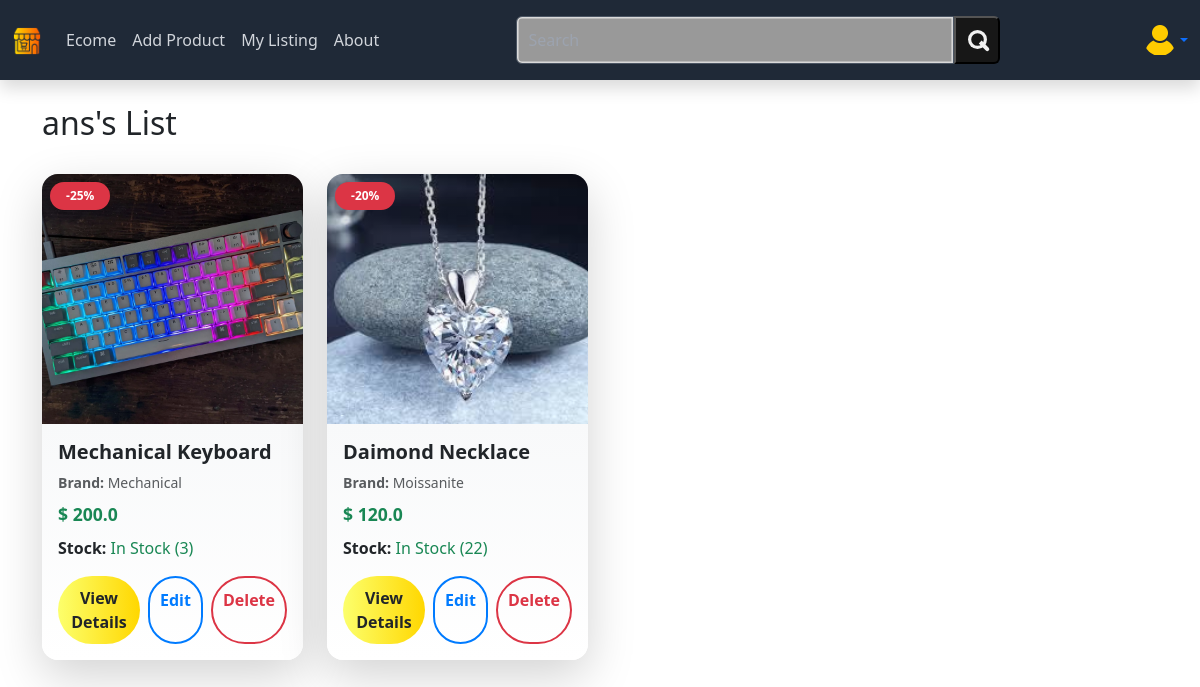
Page /my_list/ (signed in) on the committed database.
### product/models.py (models this page shows, shortened)
class Product(models.Model):
    user = models.ForeignKey(User, on_delete=models.CASCADE, null=True, blank=True)
    name = models.CharField(("Name"), max_length=100)
    image = models.ImageField(("Image"), upload_to='product_images/')
    image1 = models.ImageField(upload_to='product_images/', null=True, blank=True)
    image2 = models.ImageField(upload_to='product_images/', null=True, blank=True)
    image3 = models.ImageField(upload_to='product_images/', null=True, blank=True)
    image4 = models.ImageField(upload_to='product_images/', null=True, blank=True)
    brand = models.CharField(("Brand"),max_length=100)
    price = models.FloatField(("Price"), max_length=100)
    discount = models.IntegerField(("Discount"))
    stock = models.PositiveIntegerField(default=0)
    description = models.TextField(("Description"))

### product/views.py (the view)
# urls.py: path('my_list/', views.my_list, name='my_list'),
@login_required
def my_list(request):
    products = Product.objects.filter(user=request.user)
    return render(request, "my_list.html", {"products": products})

### templates/my_list.html (shortened to what this page needs)
{% extends "base.html" %}
{% block content %}
<h2>{{ request.user.username}}'s List</h2>
<br>
<div class="row">
  {% for product in products %}
<div class="col-md-3 mb-4">
  <div class="card shadow-lg border-0 rounded-4 h-100 overflow-hidden product-card" style="transition: transform 0.3s ease, box-shadow 0.3s ease;">
    <a href="{% url 'product_detail' product.id %}" class="position-relative d-block">
      <div class="image-container" style="position: relative; overflow: hidden; height: 250px;">
        <img src="{{ product.image.url }}"
             class="card-img-top"
             alt="{{ product.name }}"
             style="height: 100%; width: 100%; object-fit: cover; transition: transform 0.5s ease;">
        <div class="image-overlay" style="position: absolute; top: 0; left: 0; width: 100%; height: 100%; background: linear-gradient(180deg, rgba(0,0,0,0.2) 0%, rgba(0,0,0,0) 50%); transition: background 0.3s ease;"></div>
        <span class="badge bg-danger position-absolute top-0 start-0 m-2 px-3 py-2 rounded-pill" style="z-index: 1; transform: translateY(0); transition: transform 0.3s ease;">
          -{{ product.discount }}%
        </span>
      </div>
    </a>
    <div class="card-body d-flex flex-column p-3" style="background: linear-gradient(180deg, #f8f9fa 0%, #ffffff 100%);">
      <h5 class="card-title fw-bold text-dark mb-2" style="font-size: 1.25rem;">{{ product.name|truncatechars:30 }}</h5>
      <p class="mb-2 text-muted small"><strong>Brand:</strong> {{ product.brand }}</p>
      <div class="mt-auto">
        <p class="mb-2">
          <span class="text-success fw-bold" style="font-size: 1.1rem;">$ {{ product.price }}</span>
        </p>
        <p class="mb-3"><strong>Stock:</strong>
          {% if product.stock > 0 %}
            <span class="text-success">In Stock ({{ product.stock }})</span>
          {% else %}
            <span class="text-danger">Out of Stock</span>
          {% endif %}
        </p>
        <div class="d-flex gap-2">
          <a href="{% url 'product_detail' product.id %}"
             class="btn btn-warning text-dark fw-bold rounded-pill flex-grow-1"
             style="background: linear-gradient(90deg, #FCFF6C 0%, #FFD700 100%); border: none; padding: 10px; transition: background 0.3s ease, transform 0.2s ease;">
            View Details
          </a>
          <a href="{% url 'edit_product' product.id %}"
             class="btn btn-outline-primary fw-bold rounded-pill flex-grow-1"
             style="border: 2px solid #007bff; color: #007bff; padding: 10px; transition: background 0.3s ease, transform 0.2s ease;">
            Edit
          </a>
          <a href="{% url 'delete_product' product.id %}"
             class="btn btn-outline-danger fw-bold rounded-pill flex-grow-1"
             style="border: 2px solid #dc3545; color: #dc3545; padding: 10px; transition: background 0.3s ease, transform 0.2s ease;">
            Delete
          </a>
        </div>
      </div>
    </div>
  </div>
</div>
        {% empty %}
            <p class="text-center">No products available.</p>
        {% endfor %}
    </div>
</div>
{% endblock %}

### rows in the picture
Product: image (picture), discount "25", name "Mechanical Keyboard", brand "Mechanical", price "200.0", stock "3"
Product: image (picture), discount "20", name "Daimond Necklace", brand "Moissanite", price "120.0", stock "22"

### other values in the picture
{{ request.user.username }} "ans"
